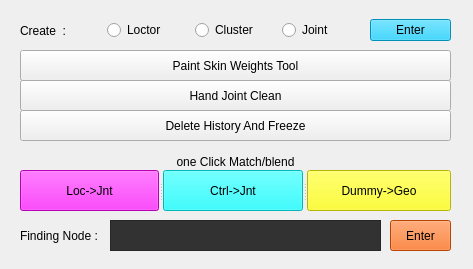
<?xml version="1.0" encoding="UTF-8"?>
<ui version="4.0">
 <class>Form</class>
 <widget class="QWidget" name="Form">
  <property name="geometry">
   <rect>
    <x>0</x>
    <y>0</y>
    <width>473</width>
    <height>269</height>
   </rect>
  </property>
  <property name="windowTitle">
   <string>Form</string>
  </property>
  <widget class="QPushButton" name="handJointClean_bt">
   <property name="geometry">
    <rect>
     <x>20</x>
     <y>80</y>
     <width>431</width>
     <height>31</height>
    </rect>
   </property>
   <property name="text">
    <string>Hand Joint Clean</string>
   </property>
  </widget>
  <widget class="QPushButton" name="deleteHistoryAndFreeze_bt">
   <property name="geometry">
    <rect>
     <x>20</x>
     <y>110</y>
     <width>431</width>
     <height>31</height>
    </rect>
   </property>
   <property name="text">
    <string>Delete History And Freeze</string>
   </property>
  </widget>
  <widget class="QPushButton" name="findingNodeEnter_bt">
   <property name="geometry">
    <rect>
     <x>390</x>
     <y>220</y>
     <width>61</width>
     <height>31</height>
    </rect>
   </property>
   <property name="acceptDrops">
    <bool>false</bool>
   </property>
   <property name="styleSheet">
    <string notr="true">background-color: rgb(255, 94, 0);
color: rgb(0, 0, 0);</string>
   </property>
   <property name="text">
    <string>Enter</string>
   </property>
  </widget>
  <widget class="QPushButton" name="paintSkinWeightTool_bt">
   <property name="geometry">
    <rect>
     <x>20</x>
     <y>50</y>
     <width>431</width>
     <height>31</height>
    </rect>
   </property>
   <property name="text">
    <string>Paint Skin Weights Tool</string>
   </property>
  </widget>
  <widget class="QWidget" name="layoutWidget">
   <property name="geometry">
    <rect>
     <x>20</x>
     <y>10</y>
     <width>431</width>
     <height>41</height>
    </rect>
   </property>
   <layout class="QHBoxLayout" name="create_Layout">
    <item>
     <widget class="QLabel" name="create_lb">
      <property name="text">
       <string>Create  :</string>
      </property>
      <property name="buddy">
       <cstring>create_Enter_bt</cstring>
      </property>
     </widget>
    </item>
    <item>
     <widget class="QRadioButton" name="create_Loc_rbt">
      <property name="text">
       <string>Loctor</string>
      </property>
     </widget>
    </item>
    <item>
     <widget class="QRadioButton" name="create_Clu_rbt">
      <property name="text">
       <string>Cluster</string>
      </property>
     </widget>
    </item>
    <item>
     <widget class="QRadioButton" name="create_Jnt_rbt">
      <property name="text">
       <string>Joint</string>
      </property>
     </widget>
    </item>
    <item>
     <widget class="QPushButton" name="create_Enter_bt">
      <property name="acceptDrops">
       <bool>false</bool>
      </property>
      <property name="styleSheet">
       <string notr="true">background-color:rgb(0, 200, 255);
color: rgb(0, 0, 0);</string>
      </property>
      <property name="text">
       <string>Enter</string>
      </property>
     </widget>
    </item>
   </layout>
  </widget>
  <widget class="QLabel" name="findingNode_lb">
   <property name="geometry">
    <rect>
     <x>20</x>
     <y>220</y>
     <width>121</width>
     <height>31</height>
    </rect>
   </property>
   <property name="text">
    <string>Finding Node :</string>
   </property>
  </widget>
  <widget class="QTextEdit" name="findingnode_TextF_txf">
   <property name="geometry">
    <rect>
     <x>110</x>
     <y>220</y>
     <width>271</width>
     <height>31</height>
    </rect>
   </property>
   <property name="styleSheet">
    <string notr="true">background-color: rgb(50, 50, 50)</string>
   </property>
  </widget>
  <widget class="QLabel" name="oneclickmatchBlend_lb">
   <property name="geometry">
    <rect>
     <x>25</x>
     <y>152</y>
     <width>421</width>
     <height>20</height>
    </rect>
   </property>
   <property name="toolTipDuration">
    <number>-1</number>
   </property>
   <property name="layoutDirection">
    <enum>Qt::LeftToRight</enum>
   </property>
   <property name="text">
    <string>one Click Match/blend</string>
   </property>
   <property name="alignment">
    <set>Qt::AlignCenter</set>
   </property>
  </widget>
  <widget class="QSplitter" name="oneclickMatchBlend_splitter">
   <property name="geometry">
    <rect>
     <x>20</x>
     <y>170</y>
     <width>431</width>
     <height>41</height>
    </rect>
   </property>
   <property name="orientation">
    <enum>Qt::Horizontal</enum>
   </property>
   <widget class="QPushButton" name="oneclick_L_J_bt">
    <property name="tabletTracking">
     <bool>false</bool>
    </property>
    <property name="styleSheet">
     <string notr="true">background-color: rgb(255, 0, 255);
color: rgb(0, 0, 0);</string>
    </property>
    <property name="text">
     <string>Loc-&gt;Jnt</string>
    </property>
   </widget>
   <widget class="QPushButton" name="oneclick_C_J_bt">
    <property name="styleSheet">
     <string notr="true">background-color:rgb(0, 255, 255);
color: rgb(0, 0, 0);</string>
    </property>
    <property name="text">
     <string>Ctrl-&gt;Jnt</string>
    </property>
   </widget>
   <widget class="QPushButton" name="oneclick_D_G_bt">
    <property name="styleSheet">
     <string notr="true">background-color: rgb(255, 255, 0);
color: rgb(0, 0, 0);</string>
    </property>
    <property name="text">
     <string>Dummy-&gt;Geo</string>
    </property>
   </widget>
  </widget>
 </widget>
 <resources/>
 <connections/>
</ui>
